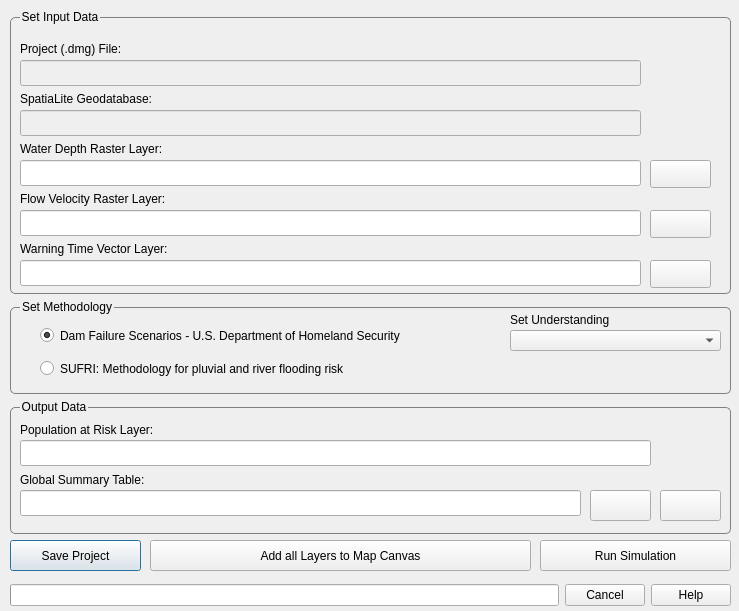
<?xml version="1.0" encoding="UTF-8"?>
<ui version="4.0">
 <class>FloodRisk</class>
 <widget class="QDialog" name="FloodRisk">
  <property name="geometry">
   <rect>
    <x>0</x>
    <y>0</y>
    <width>739</width>
    <height>611</height>
   </rect>
  </property>
  <property name="windowTitle">
   <string>FloodRisk | Loss of Life (LOL) Scenario</string>
  </property>
  <widget class="QPushButton" name="pushButtonSalvaProgetto">
   <property name="enabled">
    <bool>true</bool>
   </property>
   <property name="geometry">
    <rect>
     <x>10</x>
     <y>540</y>
     <width>131</width>
     <height>31</height>
    </rect>
   </property>
   <property name="text">
    <string>Save Project</string>
   </property>
  </widget>
  <widget class="QPushButton" name="pushButtonLoadLayer">
   <property name="geometry">
    <rect>
     <x>150</x>
     <y>540</y>
     <width>381</width>
     <height>31</height>
    </rect>
   </property>
   <property name="text">
    <string>Add all Layers to Map Canvas</string>
   </property>
  </widget>
  <widget class="QWidget" name="horizontalLayoutWidget">
   <property name="geometry">
    <rect>
     <x>10</x>
     <y>580</y>
     <width>721</width>
     <height>31</height>
    </rect>
   </property>
   <layout class="QHBoxLayout" name="horizontalLayout">
    <item>
     <widget class="QProgressBar" name="progressBar">
      <property name="enabled">
       <bool>true</bool>
      </property>
      <property name="alignment">
       <set>Qt::AlignHCenter</set>
      </property>
      <property name="textVisible">
       <bool>true</bool>
      </property>
      <property name="orientation">
       <enum>Qt::Horizontal</enum>
      </property>
      <property name="invertedAppearance">
       <bool>false</bool>
      </property>
      <property name="textDirection">
       <enum>QProgressBar::TopToBottom</enum>
      </property>
      <property name="format">
       <string/>
      </property>
     </widget>
    </item>
    <item>
     <widget class="QDialogButtonBox" name="buttonBox">
      <property name="sizePolicy">
       <sizepolicy hsizetype="Fixed" vsizetype="Fixed">
        <horstretch>0</horstretch>
        <verstretch>0</verstretch>
       </sizepolicy>
      </property>
      <property name="orientation">
       <enum>Qt::Horizontal</enum>
      </property>
      <property name="standardButtons">
       <set>QDialogButtonBox::Cancel|QDialogButtonBox::Help</set>
      </property>
      <property name="centerButtons">
       <bool>false</bool>
      </property>
     </widget>
    </item>
   </layout>
  </widget>
  <widget class="QToolButton" name="toolButtonEsegui_2">
   <property name="geometry">
    <rect>
     <x>540</x>
     <y>540</y>
     <width>191</width>
     <height>31</height>
    </rect>
   </property>
   <property name="text">
    <string>Run Simulation</string>
   </property>
  </widget>
  <widget class="QGroupBox" name="groupBox">
   <property name="geometry">
    <rect>
     <x>10</x>
     <y>300</y>
     <width>721</width>
     <height>101</height>
    </rect>
   </property>
   <property name="styleSheet">
    <string notr="true">QGroupBox {border: 1px solid gray; border-radius: 5px; margin-top: 7px; margin-bottom: 7px; padding: 0px} QGroupBox::title {top:-7 ex;left: 10px; subcontrol-origin: border}</string>
   </property>
   <property name="title">
    <string>Set Methodology</string>
   </property>
   <widget class="QRadioButton" name="radioButton">
    <property name="geometry">
     <rect>
      <x>30</x>
      <y>20</y>
      <width>461</width>
      <height>31</height>
     </rect>
    </property>
    <property name="text">
     <string>Dam Failure Scenarios - U.S. Department of Homeland Security</string>
    </property>
    <property name="checkable">
     <bool>true</bool>
    </property>
    <property name="checked">
     <bool>true</bool>
    </property>
   </widget>
   <widget class="QRadioButton" name="radioButton_2">
    <property name="geometry">
     <rect>
      <x>30</x>
      <y>60</y>
      <width>421</width>
      <height>17</height>
     </rect>
    </property>
    <property name="text">
     <string>SUFRI: Methodology for pluvial and river flooding risk</string>
    </property>
   </widget>
   <widget class="QComboBox" name="comboBox">
    <property name="geometry">
     <rect>
      <x>500</x>
      <y>30</y>
      <width>211</width>
      <height>21</height>
     </rect>
    </property>
   </widget>
   <widget class="QLabel" name="label_16">
    <property name="geometry">
     <rect>
      <x>500</x>
      <y>10</y>
      <width>221</width>
      <height>20</height>
     </rect>
    </property>
    <property name="text">
     <string>Set Understanding</string>
    </property>
   </widget>
  </widget>
  <widget class="QGroupBox" name="groupBox_3">
   <property name="geometry">
    <rect>
     <x>10</x>
     <y>400</y>
     <width>721</width>
     <height>141</height>
    </rect>
   </property>
   <property name="styleSheet">
    <string notr="true">QGroupBox {border: 1px solid gray; border-radius: 5px; margin-top: 7px; margin-bottom: 7px; padding: 0px} QGroupBox::title {top:-7 ex;left: 10px; subcontrol-origin: border}</string>
   </property>
   <property name="title">
    <string>Output Data</string>
   </property>
   <widget class="QPushButton" name="pushButtonIstogrammi">
    <property name="geometry">
     <rect>
      <x>650</x>
      <y>90</y>
      <width>61</width>
      <height>31</height>
     </rect>
    </property>
    <property name="text">
     <string/>
    </property>
    <property name="iconSize">
     <size>
      <width>30</width>
      <height>25</height>
     </size>
    </property>
   </widget>
   <widget class="QLabel" name="label_4">
    <property name="geometry">
     <rect>
      <x>10</x>
      <y>20</y>
      <width>301</width>
      <height>20</height>
     </rect>
    </property>
    <property name="text">
     <string>Population at Risk Layer:</string>
    </property>
   </widget>
   <widget class="QLabel" name="label_8">
    <property name="geometry">
     <rect>
      <x>10</x>
      <y>70</y>
      <width>301</width>
      <height>20</height>
     </rect>
    </property>
    <property name="text">
     <string>Global Summary Table:</string>
    </property>
   </widget>
   <widget class="QLabel" name="label_green_pop">
    <property name="geometry">
     <rect>
      <x>670</x>
      <y>40</y>
      <width>21</width>
      <height>21</height>
     </rect>
    </property>
    <property name="text">
     <string/>
    </property>
    <property name="pixmap">
     <pixmap>../../../../Users/asus/Desktop/Progetto Tesi Laurea/green20.png</pixmap>
    </property>
   </widget>
   <widget class="QLabel" name="label_red_pop">
    <property name="enabled">
     <bool>true</bool>
    </property>
    <property name="geometry">
     <rect>
      <x>670</x>
      <y>40</y>
      <width>21</width>
      <height>21</height>
     </rect>
    </property>
    <property name="text">
     <string/>
    </property>
    <property name="pixmap">
     <pixmap>../../../../Users/asus/Desktop/Progetto Tesi Laurea/red20.png</pixmap>
    </property>
   </widget>
   <widget class="QLineEdit" name="txtShellFilePath_4">
    <property name="geometry">
     <rect>
      <x>10</x>
      <y>40</y>
      <width>631</width>
      <height>26</height>
     </rect>
    </property>
   </widget>
   <widget class="QPushButton" name="pushButtonView_2">
    <property name="geometry">
     <rect>
      <x>580</x>
      <y>90</y>
      <width>61</width>
      <height>31</height>
     </rect>
    </property>
    <property name="text">
     <string/>
    </property>
    <property name="iconSize">
     <size>
      <width>30</width>
      <height>25</height>
     </size>
    </property>
   </widget>
   <widget class="QLineEdit" name="txtShellFilePath_7">
    <property name="geometry">
     <rect>
      <x>10</x>
      <y>90</y>
      <width>561</width>
      <height>26</height>
     </rect>
    </property>
   </widget>
  </widget>
  <widget class="QGroupBox" name="groupBox_2">
   <property name="geometry">
    <rect>
     <x>10</x>
     <y>10</y>
     <width>721</width>
     <height>291</height>
    </rect>
   </property>
   <property name="styleSheet">
    <string notr="true">QGroupBox {border: 1px solid gray; border-radius: 5px; margin-top: 7px; margin-bottom: 7px; padding: 0px} QGroupBox::title {top:-7 ex;left: 10px; subcontrol-origin: border}</string>
   </property>
   <property name="title">
    <string>Set Input Data</string>
   </property>
   <widget class="QLineEdit" name="txtShellFilePath_3">
    <property name="geometry">
     <rect>
      <x>10</x>
      <y>150</y>
      <width>621</width>
      <height>26</height>
     </rect>
    </property>
   </widget>
   <widget class="QPushButton" name="btnChooseShellFile_3">
    <property name="geometry">
     <rect>
      <x>640</x>
      <y>150</y>
      <width>61</width>
      <height>28</height>
     </rect>
    </property>
    <property name="text">
     <string/>
    </property>
    <property name="iconSize">
     <size>
      <width>30</width>
      <height>25</height>
     </size>
    </property>
   </widget>
   <widget class="QLineEdit" name="txtShellFilePath">
    <property name="enabled">
     <bool>false</bool>
    </property>
    <property name="geometry">
     <rect>
      <x>10</x>
      <y>50</y>
      <width>621</width>
      <height>26</height>
     </rect>
    </property>
   </widget>
   <widget class="QLabel" name="label_10">
    <property name="geometry">
     <rect>
      <x>10</x>
      <y>230</y>
      <width>301</width>
      <height>18</height>
     </rect>
    </property>
    <property name="text">
     <string>Warning Time Vector Layer:</string>
    </property>
   </widget>
   <widget class="QLineEdit" name="txtShellFilePath_tempi">
    <property name="geometry">
     <rect>
      <x>10</x>
      <y>250</y>
      <width>621</width>
      <height>26</height>
     </rect>
    </property>
   </widget>
   <widget class="QLabel" name="label_9">
    <property name="geometry">
     <rect>
      <x>10</x>
      <y>180</y>
      <width>301</width>
      <height>18</height>
     </rect>
    </property>
    <property name="text">
     <string>Flow Velocity Raster Layer:</string>
    </property>
   </widget>
   <widget class="QLabel" name="label">
    <property name="geometry">
     <rect>
      <x>10</x>
      <y>30</y>
      <width>301</width>
      <height>18</height>
     </rect>
    </property>
    <property name="text">
     <string>Project (.dmg) File:</string>
    </property>
   </widget>
   <widget class="QLineEdit" name="txtShellFilePath_velocita">
    <property name="geometry">
     <rect>
      <x>10</x>
      <y>200</y>
      <width>621</width>
      <height>26</height>
     </rect>
    </property>
   </widget>
   <widget class="QLabel" name="label_3">
    <property name="geometry">
     <rect>
      <x>10</x>
      <y>130</y>
      <width>301</width>
      <height>18</height>
     </rect>
    </property>
    <property name="text">
     <string>Water Depth Raster Layer:</string>
    </property>
   </widget>
   <widget class="QLineEdit" name="txtShellFilePath_2">
    <property name="enabled">
     <bool>false</bool>
    </property>
    <property name="geometry">
     <rect>
      <x>10</x>
      <y>100</y>
      <width>621</width>
      <height>26</height>
     </rect>
    </property>
   </widget>
   <widget class="QLabel" name="label_2">
    <property name="geometry">
     <rect>
      <x>10</x>
      <y>80</y>
      <width>301</width>
      <height>18</height>
     </rect>
    </property>
    <property name="text">
     <string>SpatiaLite Geodatabase:</string>
    </property>
   </widget>
   <widget class="QPushButton" name="btnChooseShellFile_velocita">
    <property name="geometry">
     <rect>
      <x>640</x>
      <y>200</y>
      <width>61</width>
      <height>28</height>
     </rect>
    </property>
    <property name="text">
     <string/>
    </property>
    <property name="iconSize">
     <size>
      <width>30</width>
      <height>25</height>
     </size>
    </property>
   </widget>
   <widget class="QPushButton" name="btnChooseShellFile_tempi">
    <property name="geometry">
     <rect>
      <x>640</x>
      <y>250</y>
      <width>61</width>
      <height>28</height>
     </rect>
    </property>
    <property name="text">
     <string/>
    </property>
    <property name="iconSize">
     <size>
      <width>30</width>
      <height>25</height>
     </size>
    </property>
   </widget>
  </widget>
 </widget>
 <resources/>
 <connections>
  <connection>
   <sender>buttonBox</sender>
   <signal>accepted()</signal>
   <receiver>FloodRisk</receiver>
   <slot>accept()</slot>
   <hints>
    <hint type="sourcelabel">
     <x>341</x>
     <y>465</y>
    </hint>
    <hint type="destinationlabel">
     <x>235</x>
     <y>245</y>
    </hint>
   </hints>
  </connection>
  <connection>
   <sender>buttonBox</sender>
   <signal>rejected()</signal>
   <receiver>FloodRisk</receiver>
   <slot>reject()</slot>
   <hints>
    <hint type="sourcelabel">
     <x>341</x>
     <y>465</y>
    </hint>
    <hint type="destinationlabel">
     <x>235</x>
     <y>245</y>
    </hint>
   </hints>
  </connection>
 </connections>
</ui>
